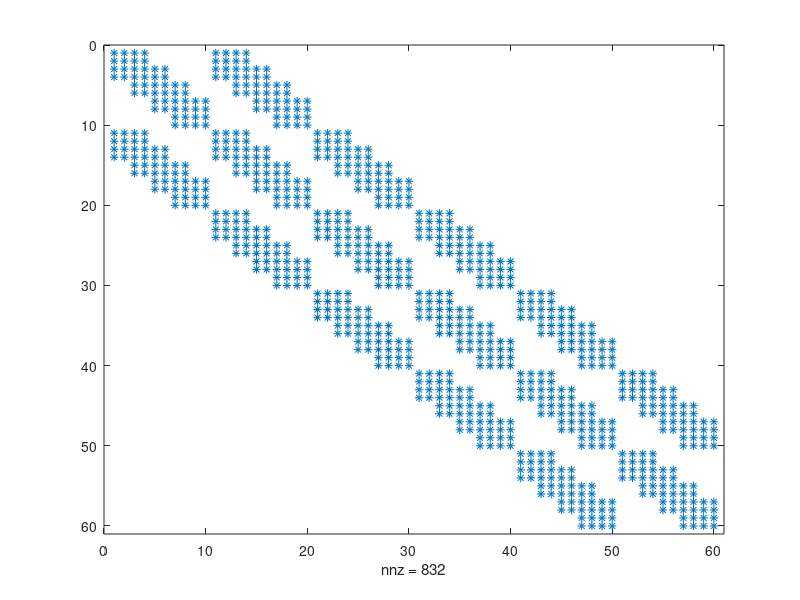

Reproduce this figure in MATLAB. (Note: this script raises an error after producing the figure.)

I = eye(60);
nele = 20;
ny = 5;
k = ny - 1;
K1 = zeros(50,50);
K2 = zeros(50,50);
K = zeros(60, 60);
Ke = [1 1 1 1 1 1;2 2 2 2 2 2 ;3 3 3 3 3 3;4 4 4 4 4 4;5 5 5 5 5 5;6 6 6 6 6 6];
KeRec = ones(8);
for i = 1:nele
    node = (floor((i-1)/k))*ny+mod(i-1,k)+1;
    % P1 = [I(:, 2*node - 1), I(:, 2*node), I(:, 2*(node + ny) - 1 ),  I(:, 2*(node + ny)), I(:, 2*(node + ny + 1) - 1), I(:, 2*(node + ny + 1)) ];
    % P2 = [I(:, 2*node - 1), I(:, 2*node), I(:, 2*(node + ny + 1) - 1), I(:, 2*(node + ny + 1)),I(:, 2*(node + 1) - 1), I(:, 2*(node + 1))];

    P = [I(:, 2*node - 1), I(:, 2*node), I(:, 2*(node + 1) - 1), I(:, 2*(node + 1)), I(:, 2*(node + ny) - 1 ),  I(:, 2*(node + ny)), I(:, 2*(node + ny + 1) - 1), I(:, 2*(node + ny + 1))];
    
    % K1 = K1  + P1*Ke*P1';
    % K2 = K2  + P2*Ke*P2';

    K = K + P*KeRec*P';
end

% disp(K);
% P1 = [I(:,1),I(:,2),I(:,7),I(:,8),I(:,9),I(:,10),I(:,3),I(:,4)];
% P2 = [I(:,3),I(:,4),I(:,9),I(:,10),I(:,11),I(:,12),I(:,5),I(:,6)];

% spy(K2);

spy(K)
xlswrite("Krec5x4.xlsx", K)

% xlswrite("KOtrian5x5.xlsx", K1)
% xlswrite("KEtrian5x5.xlsx", K2)
% xlswrite("Ktrian5x5.xlsx", K1 + K2);

% spy(K1 + K2)
